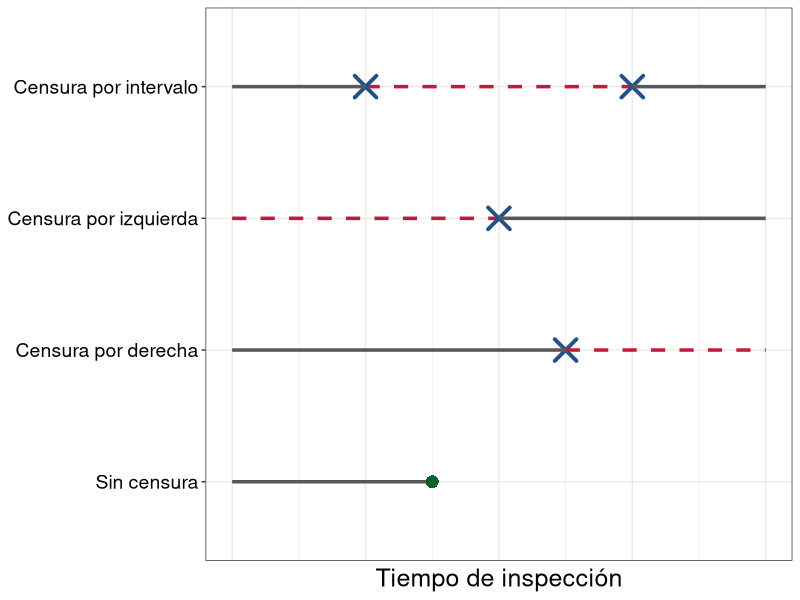

The R source for this figure:
library(ggplot2)

# Datos de ejemplo: un caso por tipo
datos <- data.frame(
  id = factor(c("Sin censura", "Censura por derecha", "Censura por izquierda", "Censura por intervalo"),
              levels = c("Sin censura", "Censura por derecha", "Censura por izquierda", "Censura por intervalo")),
  inicio = c(0, 0, 0, 0),
  fin    = c(3, NA, NA, NA),
  censura_inicio = c(NA, 5, NA, 2),
  censura_fin    = c(NA, NA, 4, 6),
  tipo = c("observado", "derecha", "izquierda", "intervalo")
)
datos

p <- ggplot() +
  # Sin censura: línea continua + punto
  geom_segment(data = subset(datos, tipo == "observado"),
               aes(x = inicio, xend = fin, y = id, yend = id),
               size = 1.2, linetype = "solid", color= "#585858") +
  geom_point(data = subset(datos, tipo == "observado"),
             aes(x = fin, y = id), shape = 16, size = 4, color="#09622A") +
  
  # Censura derecha: X + línea punteada hacia adelante
  geom_point(data = subset(datos, tipo == "derecha"),
             aes(x = censura_inicio, y = id), shape = 4, size = 6, stroke = 2, color ="#225188") +
  geom_segment(data = subset(datos, tipo == "derecha"),
               aes(x = censura_inicio, xend = censura_inicio + 3, y = id, yend = id),
               size = 1.2, linetype = "dashed", color= "#C11A3B") +
  geom_segment(data = subset(datos, tipo == "derecha"),
               aes(x = inicio, xend = censura_inicio, y = id, yend = id),
               size = 1.2, linetype = "solid", color = "#585858") +
  
  
  # Censura izquierda: línea punteada desde 0 hasta la X
  geom_segment(data = subset(datos, tipo == "izquierda"),
               aes(x = 0, xend = censura_fin, y = id, yend = id),
               size = 1.2, linetype = "dashed", color= "#C11A3B") +
  geom_point(data = subset(datos, tipo == "izquierda"),
             aes(x = censura_fin, y = id), shape = 4, size = 6, stroke = 2, color ="#225188") +
  geom_segment(data = subset(datos, tipo == "izquierda"),
               aes(x = censura_fin, xend = 8, y = id, yend = id),
               size = 1.2, linetype = "solid", color = "#585858")+
  # Censura intervalo: dos X con línea punteada entre ellas
  geom_segment(data = subset(datos, tipo == "intervalo"),
               aes(x = censura_inicio, xend = censura_fin, y = id, yend = id),
               size = 1.2, linetype = "dashed", color= "#C11A3B") +
  geom_point(data = subset(datos, tipo == "intervalo"),
             aes(x = censura_inicio, y = id), shape = 4, size = 6, stroke = 2, color ="#225188") +
  geom_point(data = subset(datos, tipo == "intervalo"),
             aes(x = censura_fin, y = id), shape = 4, size = 6, stroke = 2, color ="#225188") +
  geom_segment(data = subset(datos, tipo == "intervalo"),
               aes(x = inicio, xend = censura_inicio, y = id, yend = id),
               size = 1.2, linetype = "solid", color = "#585858")+
  geom_segment(data = subset(datos, tipo == "intervalo"),
               aes(x = censura_fin, xend = 8, y = id, yend = id),
               size = 1.2, linetype = "solid", color = "#585858")+
  labs(x = "Tiempo de inspección", y = NULL, title = NULL) +
  theme_bw() +
  theme(
    axis.text.x = element_blank(),   # elimina números eje x
    axis.ticks.x = element_blank(),
    legend.position = "none",         # elimina la leyenda
    axis.text.y = element_text(color = "#030303", size = 14), # eje Y valores
    axis.title.x  = element_text(color = "#030303", size = 18) # eje X titulo 
  )
p  
# Guardar como PNG cambiar ruta 
"
ruta <- 'C:/Users/1998R/OneDrive/Escritorio/Respaldo Tesis/tesis/img/'

ggsave(paste0(ruta,'tiposcensura.png'), plot = p, width = 10, height = 5, dpi = 300)
"
